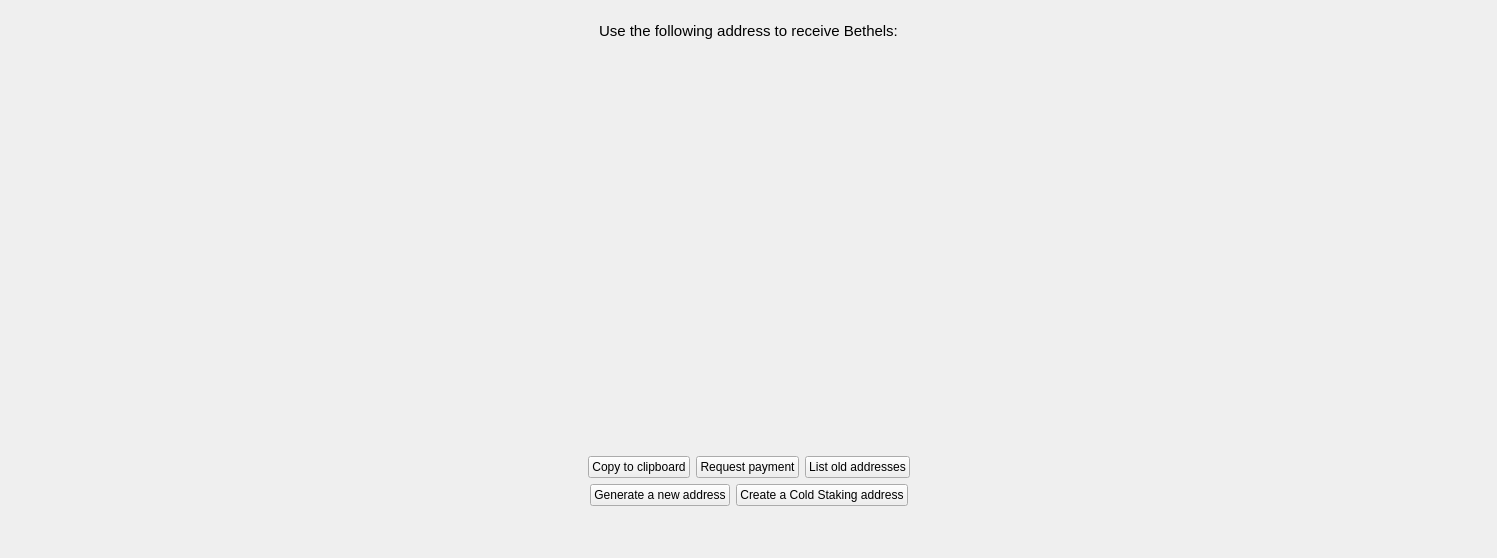
<?xml version="1.0" encoding="UTF-8"?>
<ui version="4.0">
 <class>getAddressToReceive</class>
 <widget class="QWidget" name="getAddressToReceive">
  <property name="windowModality">
   <enum>Qt::NonModal</enum>
  </property>
  <property name="geometry">
   <rect>
    <x>0</x>
    <y>0</y>
    <width>1497</width>
    <height>558</height>
   </rect>
  </property>
  <property name="sizePolicy">
   <sizepolicy hsizetype="MinimumExpanding" vsizetype="MinimumExpanding">
    <horstretch>0</horstretch>
    <verstretch>0</verstretch>
   </sizepolicy>
  </property>
  <property name="windowTitle">
   <string>Form</string>
  </property>
  <layout class="QGridLayout" name="gridLayout">
   <item row="0" column="0">
    <layout class="QVBoxLayout" name="verticalLayout">
     <property name="sizeConstraint">
      <enum>QLayout::SetNoConstraint</enum>
     </property>
     <item>
      <spacer name="verticalSpacer">
       <property name="orientation">
        <enum>Qt::Vertical</enum>
       </property>
       <property name="sizeType">
        <enum>QSizePolicy::Maximum</enum>
       </property>
       <property name="sizeHint" stdset="0">
        <size>
         <width>20</width>
         <height>10</height>
        </size>
       </property>
      </spacer>
     </item>
     <item>
      <layout class="QHBoxLayout" name="horizontalLayout">
       <item>
        <spacer name="horizontalSpacer">
         <property name="orientation">
          <enum>Qt::Horizontal</enum>
         </property>
         <property name="sizeHint" stdset="0">
          <size>
           <width>40</width>
           <height>20</height>
          </size>
         </property>
        </spacer>
       </item>
       <item>
        <widget class="QLabel" name="label">
         <property name="font">
          <font>
           <pointsize>11</pointsize>
          </font>
         </property>
         <property name="text">
          <string>Use the following address to receive Bethels:</string>
         </property>
        </widget>
       </item>
       <item>
        <spacer name="horizontalSpacer_2">
         <property name="orientation">
          <enum>Qt::Horizontal</enum>
         </property>
         <property name="sizeHint" stdset="0">
          <size>
           <width>40</width>
           <height>20</height>
          </size>
         </property>
        </spacer>
       </item>
      </layout>
     </item>
     <item>
      <spacer name="verticalSpacer_2">
       <property name="orientation">
        <enum>Qt::Vertical</enum>
       </property>
       <property name="sizeHint" stdset="0">
        <size>
         <width>20</width>
         <height>10</height>
        </size>
       </property>
      </spacer>
     </item>
     <item>
      <layout class="QHBoxLayout" name="horizontalLayout_8">
       <item>
        <spacer name="horizontalSpacer_4">
         <property name="orientation">
          <enum>Qt::Horizontal</enum>
         </property>
         <property name="sizeHint" stdset="0">
          <size>
           <width>40</width>
           <height>20</height>
          </size>
         </property>
        </spacer>
       </item>
       <item>
        <layout class="QHBoxLayout" name="horizontalLayout_2">
         <item>
          <spacer name="horizontalSpacer_16">
           <property name="orientation">
            <enum>Qt::Horizontal</enum>
           </property>
           <property name="sizeHint" stdset="0">
            <size>
             <width>40</width>
             <height>20</height>
            </size>
           </property>
          </spacer>
         </item>
         <item>
          <layout class="QVBoxLayout" name="verticalLayout_3">
           <item>
            <widget class="QRImageWidget" name="lblQRCode">
             <property name="sizePolicy">
              <sizepolicy hsizetype="Expanding" vsizetype="Fixed">
               <horstretch>0</horstretch>
               <verstretch>0</verstretch>
              </sizepolicy>
             </property>
             <property name="minimumSize">
              <size>
               <width>300</width>
               <height>320</height>
              </size>
             </property>
             <property name="toolTip">
              <string>QR Code</string>
             </property>
             <property name="styleSheet">
              <string notr="true"/>
             </property>
             <property name="textFormat">
              <enum>Qt::PlainText</enum>
             </property>
             <property name="alignment">
              <set>Qt::AlignCenter</set>
             </property>
             <property name="wordWrap">
              <bool>true</bool>
             </property>
            </widget>
           </item>
          </layout>
         </item>
         <item>
          <spacer name="horizontalSpacer_15">
           <property name="orientation">
            <enum>Qt::Horizontal</enum>
           </property>
           <property name="sizeHint" stdset="0">
            <size>
             <width>40</width>
             <height>20</height>
            </size>
           </property>
          </spacer>
         </item>
        </layout>
       </item>
       <item>
        <spacer name="horizontalSpacer_3">
         <property name="orientation">
          <enum>Qt::Horizontal</enum>
         </property>
         <property name="sizeHint" stdset="0">
          <size>
           <width>40</width>
           <height>20</height>
          </size>
         </property>
        </spacer>
       </item>
      </layout>
     </item>
     <item>
      <spacer name="verticalSpacer_3">
       <property name="orientation">
        <enum>Qt::Vertical</enum>
       </property>
       <property name="sizeHint" stdset="0">
        <size>
         <width>20</width>
         <height>20</height>
        </size>
       </property>
      </spacer>
     </item>
     <item>
      <layout class="QHBoxLayout" name="horizontalLayout_7">
       <item>
        <spacer name="horizontalSpacer_13">
         <property name="orientation">
          <enum>Qt::Horizontal</enum>
         </property>
         <property name="sizeHint" stdset="0">
          <size>
           <width>40</width>
           <height>20</height>
          </size>
         </property>
        </spacer>
       </item>
       <item>
        <widget class="QPushButton" name="copyClipboardButton">
         <property name="text">
          <string>Copy to clipboard</string>
         </property>
        </widget>
       </item>
       <item>
        <widget class="QPushButton" name="requestPaymentButton">
         <property name="text">
          <string>Request payment</string>
         </property>
        </widget>
       </item>
       <item>
        <widget class="QPushButton" name="requestNewAddressButton">
         <property name="text">
          <string>List old addresses</string>
         </property>
        </widget>
       </item>
       <item>
        <spacer name="horizontalSpacer_14">
         <property name="orientation">
          <enum>Qt::Horizontal</enum>
         </property>
         <property name="sizeHint" stdset="0">
          <size>
           <width>40</width>
           <height>20</height>
          </size>
         </property>
        </spacer>
       </item>
      </layout>
     </item>
     <item>
      <layout class="QHBoxLayout" name="horizontalLayout_3">
       <item>
        <spacer name="horizontalSpacer_5">
         <property name="orientation">
          <enum>Qt::Horizontal</enum>
         </property>
         <property name="sizeHint" stdset="0">
          <size>
           <width>40</width>
           <height>20</height>
          </size>
         </property>
        </spacer>
       </item>
       <item>
        <widget class="QPushButton" name="newAddressButton">
         <property name="text">
          <string>Generate a new address</string>
         </property>
        </widget>
       </item>
       <item>
        <widget class="QPushButton" name="coldStakingButton">
         <property name="text">
          <string>Create a Cold Staking address</string>
         </property>
        </widget>
       </item>
       <item>
        <spacer name="horizontalSpacer_6">
         <property name="orientation">
          <enum>Qt::Horizontal</enum>
         </property>
         <property name="sizeHint" stdset="0">
          <size>
           <width>40</width>
           <height>20</height>
          </size>
         </property>
        </spacer>
       </item>
      </layout>
     </item>
     <item>
      <spacer name="verticalSpacer_4">
       <property name="orientation">
        <enum>Qt::Vertical</enum>
       </property>
       <property name="sizeType">
        <enum>QSizePolicy::MinimumExpanding</enum>
       </property>
       <property name="sizeHint" stdset="0">
        <size>
         <width>20</width>
         <height>10</height>
        </size>
       </property>
      </spacer>
     </item>
    </layout>
   </item>
  </layout>
 </widget>
 <customwidgets>
  <customwidget>
   <class>QRImageWidget</class>
   <extends>QLabel</extends>
   <header>receiverequestdialog.h</header>
  </customwidget>
 </customwidgets>
 <resources/>
 <connections/>
</ui>
